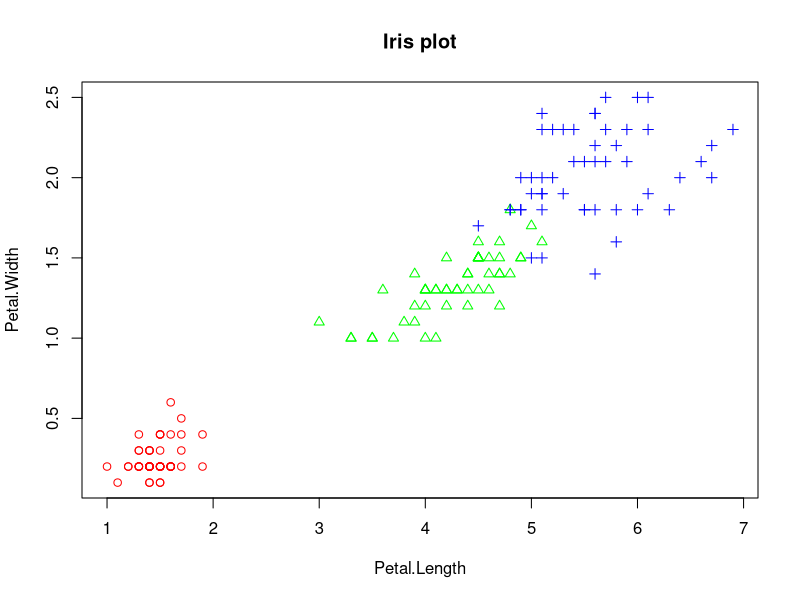

This chart was generated by the following R code:
iris.2 <- iris[,3:4]
point <- as.numeric(iris$Species)
point
color <- c("red", "green", "blue")
plot(iris.2, 
     main = "Iris plot",
     pch = c(point),
     col = color[point])
